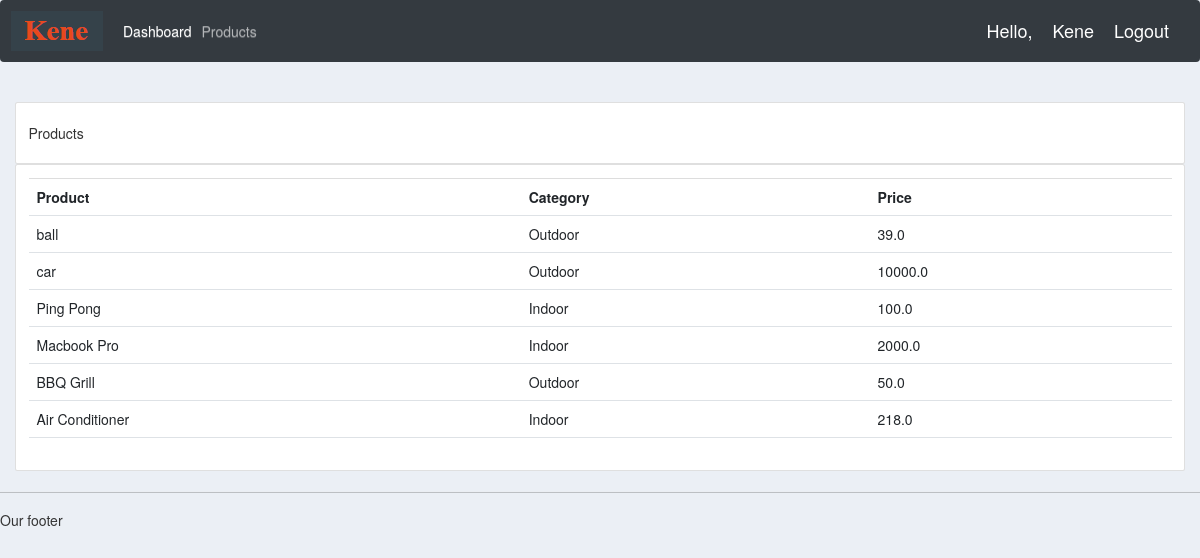
Screenshot of /products/ (signed in) with the database file from the repository.
### accounts/models.py (models this page shows, shortened)
class Product(models.Model):
    CATEGORY = (
        ('Indoor', 'Indoor'),
        ('Outdoor', 'Outdoor'),
    )
    name = models.CharField(max_length=200, null=True)
    price = models.FloatField(null=True)
    category = models.CharField(max_length=200, null=True, choices=CATEGORY)
    description = models.CharField(max_length=200, null=True, blank=True)
    date_created = models.DateTimeField(auto_now_add=True)
    tags = models.ManyToManyField(Tag)

### accounts/decorators.py (the view)
        def wrapper_func(request, *args, **kwargs):
            group = None
            if request.user.groups.exists():
                group = request.user.groups.all()[0].name
            if group in allowed_roles:
                return view_func(request, *args, **kwargs)
            else:
                return HttpResponse('You are not authorized to view this page')

### accounts/views.py (called while the page is built)
@login_required(login_url='login')
@allowed_users(allowed_roles=['admin'])
def products(request):
    products = Product.objects.all()
    return render(request, 'accounts/products.html', {'products': products})

### accounts/templates/accounts/products.html
{% extends 'accounts/main.html' %}
{% block content %}
    <br>
    <div class="row">
        <div class="col-md">
            <div class="card card-body">
                <h5>Products</h5>
            </div>
            <div class="card card-body">
                <table class="table">
                    <tr>
                        <th>Product</th>
                        <th>Category</th>
                        <th>Price</th>
                    </tr>
                    {% for i in products %}
                        <tr>
                            <td>{{i.name}}</td>
                            <td>{{i.category}}</td>
                            <td>{{i.price}}</td>
                        </tr>
                    {% endfor %}
                </table>
            </div>
        </div>
    </div>
{% endblock %}

### accounts/templates/accounts/main.html (shortened to what this page needs)
{% load static %}
<!DOCTYPE html>
<html lang="en">
<head>
    <link href="https://cdn.jsdelivr.net/npm/bootstrap@5.0.0-beta1/dist/css/bootstrap.min.css" rel="stylesheet">
    <link rel="stylesheet" href="https://stackpath.bootstrapcdn.com/bootstrap/4.1.3/css/bootstrap.min.css">
    <link rel="stylesheet" href="https://maxcdn.bootstrapcdn.com/bootstrap/3.3.7/css/bootstrap.min.css">
    <link rel="stylesheet" href="https://maxcdn.bootstrapcdn.com/bootstrap/3.3.7/css/bootstrap-theme.min.css">
    <link rel="stylesheet" type="text/css" href="{% static '/css/main.css' %}?{% now "U" %}">
</head>
<body>
    {% include 'accounts/navbar.html' %}
    <div class="container-fluid">
    {% block content %}
    {% endblock %}
    </div>
    <hr>
    <h5>Our footer</h5>
</body>
</html>

### accounts/templates/accounts/navbar.html (shortened to what this page needs)
{% load static %}
<nav class="navbar navbar-expand-lg navbar-dark bg-dark">
 <img src="{% static 'images/logo.png' %}">
  <div class="collapse navbar-collapse" id="navbarNav">
    <ul class="navbar-nav">
        {% if request.user.is_staff %}
        <li class="nav-item active">
            <a class="nav-link" href="{% url 'home' %}">Dashboard</a>
        </li>
        <li class="nav-item">
            <a class="nav-link" href="{% url 'products' %}">Products</a>
        </li>
        {% else %}
        <li class="nav-item">
            <a class="nav-link" href="{% url 'account' %}">Settings</a>
        </li>
       {% endif %}
    </ul>
  </div>
    <span class="hello-msg">Hello,</span>
    <span class="hello-msg">{{request.user}}</span>
    <span><a class="hello-msg" href="{% url 'logout' %}">Logout</a></span>
</nav>

### static/css/main.css (style rules this page uses)
body { background-color:#ebeff5; }

### accounts/templates/accounts/navbar.html (style rules this page uses)
.hello-msg { font-size: 18px; color: #fff; margin-right: 20px; }

### rows the page displays
Product: name "ball", category "Outdoor", price "39.0"
Product: name "car", category "Outdoor", price "10000.0"
Product: name "Ping Pong", category "Indoor", price "100.0"
Product: name "Macbook Pro", category "Indoor", price "2000.0"
Product: name "BBQ Grill", category "Outdoor", price "50.0"
Product: name "Air Conditioner", category "Indoor", price "218.0"

### other values shown
{{ request.user }} "Kene"
